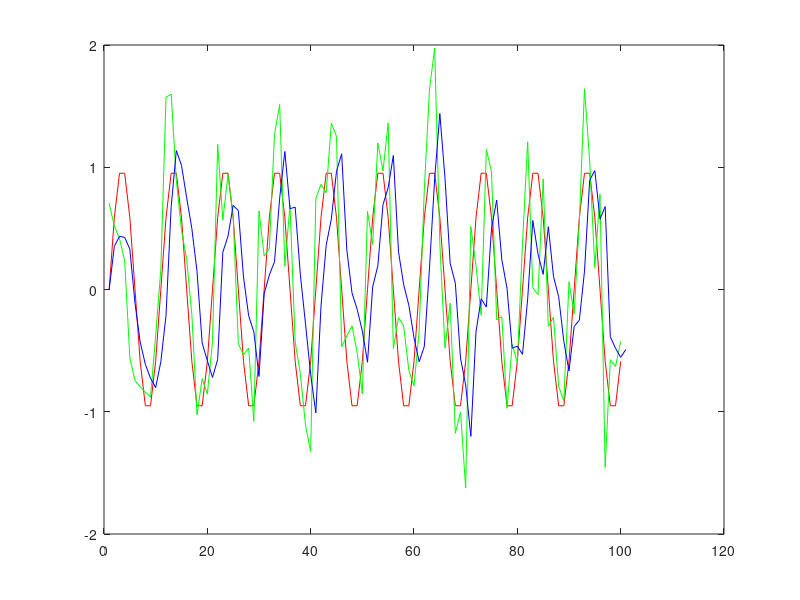

Source code (MATLAB):
clear
clc
Fs = 100;
T = 1/Fs;
t = 0:T:1-T;
s = sin(2*pi*10*t);
plot(s,'r');
hold on;
noise = 0.5*randn(size(t));
x = s + noise;
plot(x,'g');

Fc = 10;
omega = 2*pi*Fc;
num = 2*pi*Fc;
den = [1 2*pi*Fc];
H = tf(num,den);
Hd = c2d(H,0.01)

y=0;

for i = 1:length(x)
    y(i+1) = (y(i)*0.501)+(x(i)*0.499);
end    
plot(y,'b');

% d = designfilt('lowpassfir','filterorder',5,'CutoffFrequency',5,'SampleRate',Fs);
% plot(y,'b');
% y = filter(d,x);
% plot(y,'k');

% nfft = length(s);
% nfft2 = 2^nextpow2(nfft);
% ff = fft(s,nfft2);
% plot(abs(ff));
% 
% nfft = length(y);
% nfft2 = 2^nextpow2(nfft);
% ff = fft(y,nfft2);
% plot(abs(ff),'r');


